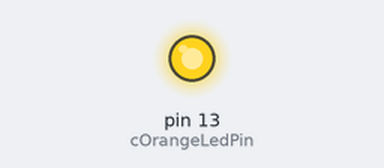
Simulated run of this sketch. Board: Arduino Uno, built with avr-gcc and run on an emulated ATmega328P. On the bench: output pins drawn as LEDs (lit = HIGH).

Above: at 2.6 s.
At 30.5 s:
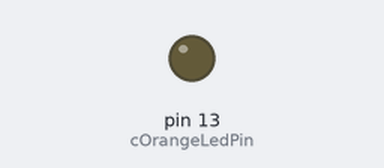
Timing chart, 0 to 31.5 s (numbered marks = the images above):
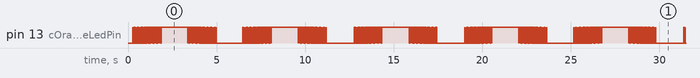

The sketch:

blink8.ino
```cpp
#include "BlinkLed.hpp"
#include "Event.hpp"

Event gBlinkLedEvent;

void setup() {
  BlinkLed::initialize();
  gBlinkLedEvent.start(10);
}

void loop() {
  const auto currentTime = millis();
  if (gBlinkLedEvent.isReady(currentTime)) {
    const auto scheduledDelay = BlinkLed::event();
    gBlinkLedEvent.scheduleNext(scheduledDelay);
  }
  while (millis() == currentTime) {}
}
```

BlinkLed.cpp
```cpp
#include "BlinkLed.hpp"

namespace BlinkLed {

enum class Phase {
  FadeIn,
  On,
  FadeOut,
  Off
};

const uint16_t fadeCount = 64;
const uint8_t cOrangeLedPin = 13;

static auto phase = Phase::FadeIn;
static uint16_t phaseCount = 0;
static bool state = false;

void initialize()
{
  pinMode(cOrangeLedPin, OUTPUT);
}

uint32_t event()
{
  uint32_t scheduledDelay;
  if (phase == Phase::FadeIn || phase == Phase::FadeOut) {
    state = !state;
    if (state ^ (phase == Phase::FadeOut)) {
       scheduledDelay = phaseCount;
    } else {
       scheduledDelay = (fadeCount-phaseCount+1);
    }
    if (phaseCount == fadeCount) {
      phase = (phase == Phase::FadeIn ? Phase::On : Phase::Off);
    }
    phaseCount += 1;
  } else {
    if (phase == Phase::On) {
      state = true;
      phase = Phase::FadeOut;
    } else {
      state = false;
      phase = Phase::FadeIn;
    }
    phaseCount = 0;
    scheduledDelay = 1000;
  }
  digitalWrite(cOrangeLedPin, (state ? HIGH : LOW));
  return scheduledDelay;
}

}
```

BlinkLed.hpp
```cpp
#include <Arduino.h>

namespace BlinkLed {

void initialize();
uint32_t event();

}
```

Event.cpp
```cpp
#include "Event.hpp"

#include <Arduino.h>

Event::Event()
  : _next(0)
{
}

void Event::start(uint32_t delay)
{
  _next = millis() + delay;
}

bool Event::isReady(uint32_t currentTime)
{
  const auto delta = static_cast<int32_t>(_next - currentTime);
  return delta <= 0;
}

void Event::scheduleNext(uint32_t delay)
{
  _next += delay;
}
```

Event.hpp
```cpp
#pragma once

#include <Arduino.h>

class Event
{
public:
  Event();
public:
  void start(uint32_t delay);
  bool isReady(uint32_t currentTime);
  void scheduleNext(uint32_t delay);
private:
  uint32_t _next;
};
```

Measured:
- by itself, everything shown: repeats every 48.5 s, in 142 steps
